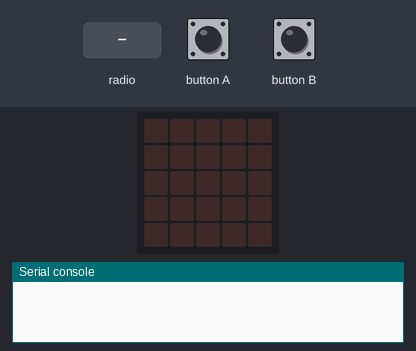
A program run on a simulated BBC micro:bit running MicroPython. Parts: the board's 5×5 LED display, the last lines printed to the serial console. The test bench sets the inputs (shaded band). No radio messages arrive unless stated (any console line starting 'radio sent:' is added by the test bench).

Above: at 1.2 s.
1.3 s: radio message "smile" arrives
At 2.5 s:
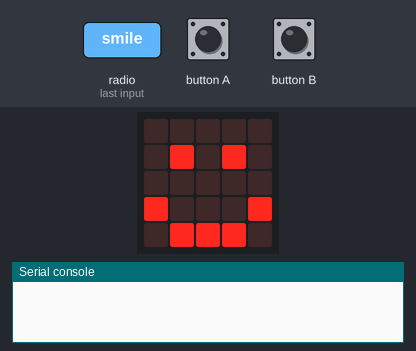
2.8 s: button A pressed for 0.15 s
At 3.8 s:
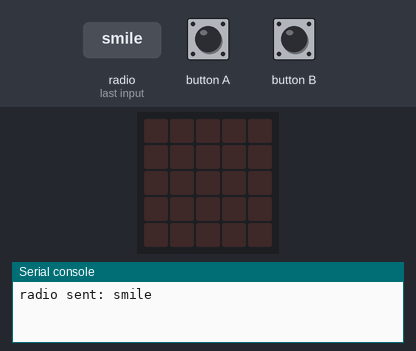
6.0 s: radio message "frown" arrives
At 7.2 s:
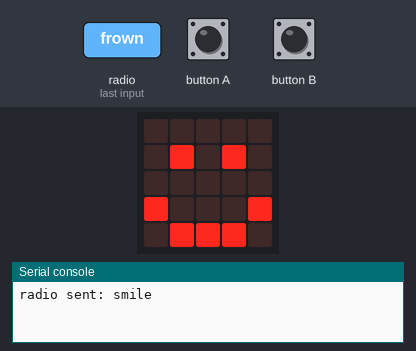
7.5 s: button A pressed for 1 s
At 8.6 s:
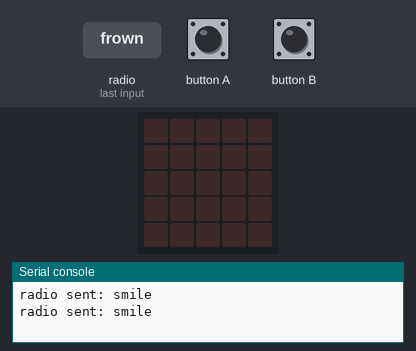
Timing chart, 0 to 10.5 s (numbered marks = the images above; inputs shaded):
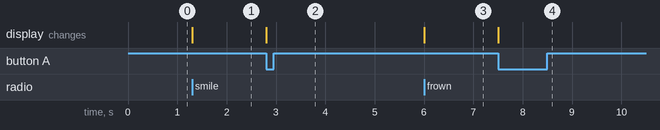

Measured:
- after the input at 1.3 s, the display: changes at once (image 1)
- after the input at 2.8 s, the display: changes at once (image 2)
- after the input at 6.0 s, the display: changes at once (image 3)
- after the input at 7.5 s, the display: changes at once (image 4)

The program:

smile.py
```python
from microbit import *
import radio


radio.config(group=1)
radio.on()

while True:
    message = radio.receive()
    if message:
        display.show(Image.HAPPY)

    if button_a.was_pressed():
        display.clear()
        radio.send('smile')

    if button_b.was_pressed():
        display.clear()
        radio.send('frown')
    
```
